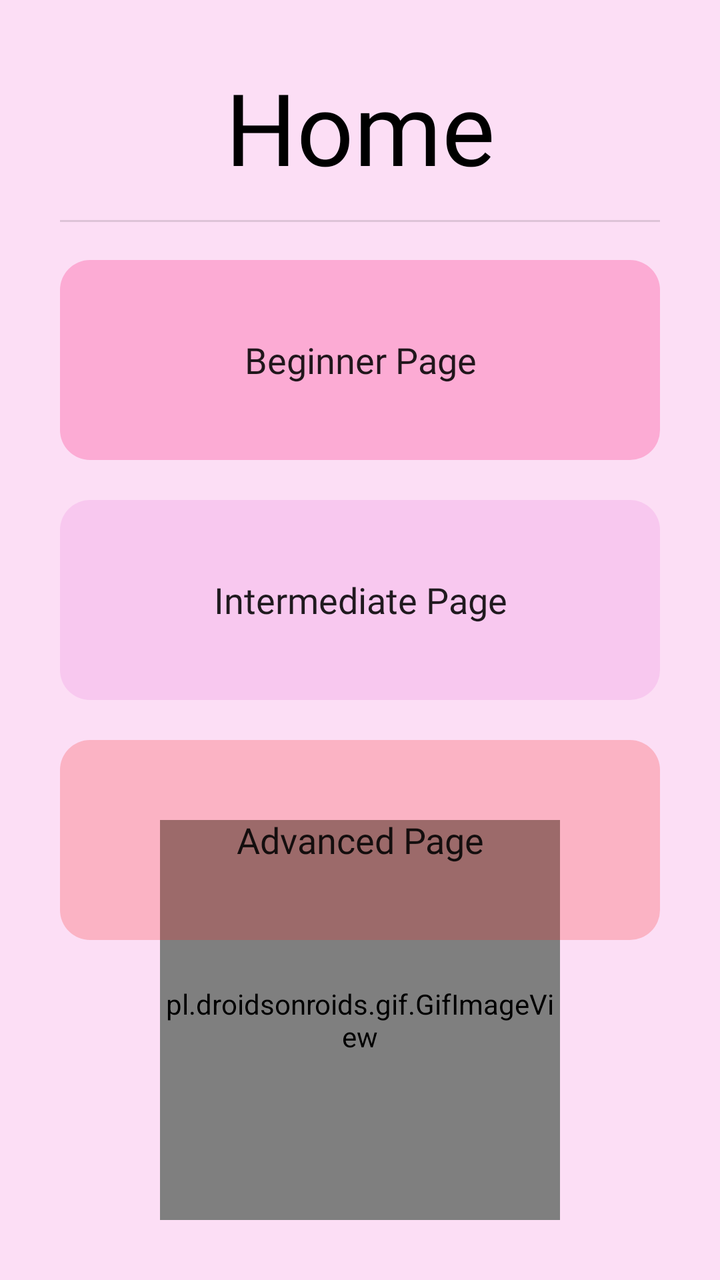
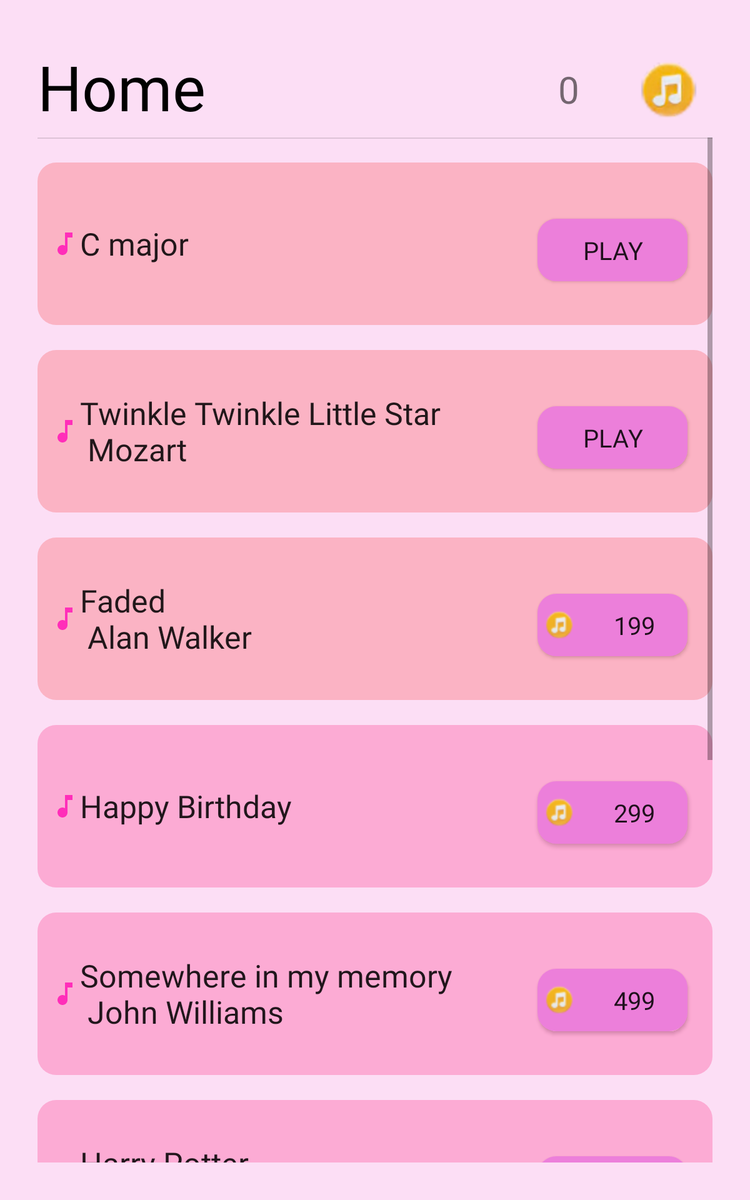

The same Android screen from two of the app's own layout files: first res/layout/ as a phone draws it, then the repository's variant for another configuration, drawn on a device whose configuration selects that folder. Both files follow.
<!-- AndroidManifest.xml: application theme Theme.PianoMaster -->
<!-- res/layout/activity_homepage.xml -->
<?xml version="1.0" encoding="utf-8"?>
<RelativeLayout xmlns:android="http://schemas.android.com/apk/res/android"
    xmlns:app="http://schemas.android.com/apk/res-auto"
    xmlns:tools="http://schemas.android.com/tools"
    android:layout_width="match_parent"
    android:layout_height="match_parent"
    tools:context=".HomePageActivity"
    android:background="@color/pink"
    android:padding="@dimen/layer_padding">

    <TextView
        android:id="@+id/beginner_text"
        android:layout_width="match_parent"
        android:layout_height="70dp"
        android:textColor="@color/black"
        android:text="Home"
        android:textAlignment="center"
        android:fontFamily="@font/poppins_bold"
        android:textSize="50dp"/>

    <View
        android:id="@+id/divider"
        android:layout_width="match_parent"
        android:layout_marginTop="80dp"
        android:layout_height="1dp"
        android:background="?android:attr/listDivider" />

    <Button
        android:id="@+id/beg_page"
        android:onClick="goToBeg"
        android:layout_width="match_parent"
        android:layout_height="100dp"
        android:layout_marginTop="20dp"
        android:layout_alignTop="@id/divider"
        android:background="@drawable/exercise_button_design"
        android:fontFamily="@font/poppins_medium"
        android:padding="10dp"
        android:backgroundTint="@color/hot_pink"
        android:text="Beginner Page"
        android:textAlignment="center"
        android:textAllCaps="false"
        android:textSize="18dp" />


    <Button
        android:id="@+id/int_page"
        android:onClick="goToInt"
        android:layout_width="match_parent"
        android:layout_height="100dp"
        android:layout_marginTop="120dp"
        android:layout_alignTop="@id/beg_page"
        android:background="@drawable/exercise_button_design"
        android:fontFamily="@font/poppins_medium"
        android:backgroundTint="@color/cute_purple"
        android:padding="10dp"
        android:text="Intermediate Page"
        android:textAlignment="center"
        android:textAllCaps="false"
        android:textSize="18dp" />


    <Button
        android:id="@+id/adv_page"
        android:onClick="goToAdv"
        android:layout_width="match_parent"
        android:layout_height="100dp"
        android:layout_marginTop="120dp"
        android:layout_alignTop="@id/int_page"
        android:background="@drawable/exercise_button_design"
        android:fontFamily="@font/poppins_medium"
        android:padding="10dp"
        android:text="Advanced Page"
        android:textAlignment="center"
        android:textAllCaps="false"
        android:textSize="18dp" />

    <pl.droidsonroids.gif.GifImageView
        android:id="@+id/gif"
        android:layout_width="200dp"
        android:layout_height="200dp"
        android:src="@drawable/dancing_notes_cute"
        android:layout_centerHorizontal="true"
        android:layout_alignParentBottom="true"
/>






</RelativeLayout>
<!-- resources referenced by this layout -->
<resources>
  <color name="black">#FF000000</color>
  <color name="cute_purple">#EC7FDA</color>
  <color name="hot_pink">#FF0167</color>
  <color name="pink">#80FFC4F1</color>
  <dimen name="layer_padding">30dp</dimen>
  <!-- drawable dancing_notes_cute: gif bitmap (drawable, 22371 bytes) -->
  <!-- drawable exercise_button_design (drawable) -->
  <?xml version="1.0" encoding="utf-8"?>
  <shape xmlns:android="http://schemas.android.com/apk/res/android">
  
      <gradient android:startColor="@color/reddish_trans" android:endColor="@color/reddish_trans" android:type="linear"/>
      <corners android:radius="15dp"/>
  
  </shape>
  <!-- from res/values-v23/ -->
  <style name="Theme.PianoMaster" parent="Base.Theme.PianoMaster">
      
      <item name="android:navigationBarColor">@android:color/transparent</item>
      <item name="android:statusBarColor">@android:color/transparent</item>
      <item name="android:windowLightStatusBar">?attr/isLightTheme</item>
    </style>
  <color name="reddish_trans">#3CFA2525</color>
  <style name="Base.Theme.PianoMaster" parent="Theme.AppCompat.DayNight.NoActionBar">
          
          <item name="colorPrimary">@color/pink</item>
      </style>
</resources>
<!-- res/layout-large/activity_homepage.xml (the repository's variant of the layout above) -->
<!-- drawn on a 7-inch tablet held upright -->
<?xml version="1.0" encoding="utf-8"?>
<RelativeLayout xmlns:android="http://schemas.android.com/apk/res/android"
    xmlns:app="http://schemas.android.com/apk/res-auto"
    xmlns:tools="http://schemas.android.com/tools"
    android:layout_width="match_parent"
    android:layout_height="match_parent"
    tools:context=".HomePageActivity"
    android:background="@color/pink"
    android:padding="@dimen/layer_padding">

    <TextView
        android:id="@+id/beginner_text"
        android:layout_width="match_parent"
        android:layout_height="70dp"
        android:textColor="@color/black"
        android:text="Home"
        android:layout_marginBottom="5dp"
        android:layout_alignBottom="@id/divider"
        android:textAlignment="textStart"
        android:fontFamily="@font/poppins_bold"
        android:textSize="50dp"/>

    <ImageView
        android:id="@+id/coin"
        android:layout_width="wrap_content"
        android:layout_height="wrap_content"
        android:background="@drawable/coins"
        android:layout_alignBottom="@id/divider"
        android:layout_marginBottom="12dp"
        android:layout_alignParentEnd="true"/>

    <TextView
        android:id="@+id/numcoins"
        android:layout_width="90dp"
        android:layout_height="50dp"
        android:text="0"
        android:textAlignment="center"
        android:layout_alignBottom="@id/divider"
        android:textSize="30dp"
        android:layout_marginTop="5dp"
        android:layout_marginBottom="10dp"
        android:fontFamily="@font/poppins_medium"
        android:layout_alignEnd="@id/coin"
        android:layout_marginRight="70dp"
        />

    <View
        android:id="@+id/divider"
        android:layout_width="match_parent"
        android:layout_marginTop="80dp"
        android:layout_height="1dp"
        android:background="?android:attr/listDivider" />

    <ScrollView
        android:layout_width="match_parent"
        android:layout_height="match_parent"
        android:layout_marginTop="80dp">

        <RelativeLayout
            android:layout_width="match_parent"
            android:layout_height="match_parent">

            <Button
                android:id="@+id/beg_ex1"
                android:layout_width="match_parent"
                android:clickable="false"
                android:layout_height="130dp"
                android:layout_marginTop="20dp"
                android:background="@drawable/exercise_button_design"
                android:drawableStart="@drawable/baseline_music_note_24"
                android:fontFamily="@font/poppins_light"
                android:padding="10dp"
                android:text="C major"
                android:textAlignment="textStart"
                android:textAllCaps="false"
                android:textSize="25dp" />

            <Button
                android:onClick="goToBeg1"
                android:layout_width="120dp"
                android:layout_height="50dp"
                android:textSize="20dp"
                android:background="@drawable/button_design2"
                android:fontFamily="@font/poppins_light"
                android:backgroundTint="@color/cute_purple"
                android:layout_alignEnd="@id/beg_ex1"
                android:layout_alignBottom="@id/beg_ex1"
                android:text="PLAY"
                android:layout_marginBottom="35dp"
                android:layout_marginRight="20dp" />

            <Button
                android:id="@+id/beg_ex2"
                android:clickable="false"
                android:padding="10dp"
                android:layout_width="match_parent"
                android:layout_height="130dp"
                android:text="Twinkle Twinkle Little Star \n Mozart"
                android:drawableStart="@drawable/baseline_music_note_24"
                android:textAlignment="textStart"
                android:textAllCaps="false"
                android:textSize="25dp"
                android:fontFamily="@font/poppins_light"
                android:layout_alignTop="@id/beg_ex1"
                android:layout_marginTop="150dp"
                android:background="@drawable/exercise_button_design"/>

            <Button
                android:onClick="goToBeg2"
                android:layout_width="120dp"
                android:layout_height="50dp"
                android:textSize="20dp"
                android:background="@drawable/button_design2"
                android:fontFamily="@font/poppins_light"
                android:backgroundTint="@color/cute_purple"
                android:layout_alignEnd="@id/beg_ex2"
                android:layout_alignBottom="@id/beg_ex2"
                android:text="PLAY"
                android:layout_marginBottom="35dp"
                android:layout_marginRight="20dp" />

            <Button
                android:id="@+id/beg_ex3"

                android:clickable="false"
                android:layout_width="match_parent"
                android:layout_height="130dp"
                android:layout_alignTop="@id/beg_ex2"
                android:layout_marginTop="150dp"
                android:background="@drawable/exercise_button_design"
                android:drawableStart="@drawable/baseline_music_note_24"
                android:fontFamily="@font/poppins_light"
                android:padding="10dp"
                android:text="Faded \n Alan Walker"
                android:textAlignment="textStart"
                android:textAllCaps="false"
                android:textSize="25dp"  />

            <Button
                android:id="@+id/ex3_coin"
                android:layout_width="120dp"
                android:layout_height="50dp"
                android:textSize="20dp"
                android:background="@drawable/button_design2"
                android:fontFamily="@font/poppins_light"
                android:backgroundTint="@color/cute_purple"
                android:layout_alignEnd="@id/beg_ex3"
                android:layout_alignBottom="@id/beg_ex3"
                android:text="199"
                android:layout_marginBottom="35dp"
                android:layout_marginRight="20dp"
                android:onClick="goToBeg3"
                android:drawableStart="@drawable/coin"/>

            <Button
                android:id="@+id/beg_ex4"
                android:onClick="goToAnExercise4"
                android:clickable="false"
                android:padding="10dp"
                android:layout_width="match_parent"
                android:layout_height="130dp"
                android:text="Happy Birthday"
                android:backgroundTint="@color/hot_pink"
                android:drawableStart="@drawable/baseline_music_note_24"
                android:textAlignment="textStart"
                android:textAllCaps="false"
                android:textSize="25dp"
                android:fontFamily="@font/poppins_light"
                android:layout_alignTop="@id/beg_ex3"
                android:layout_marginTop="150dp"
                android:background="@drawable/exercise_button_design"/>

            <Button
                android:id="@+id/ex4_coin"
                android:onClick="goToBeg4"
                android:layout_width="120dp"
                android:layout_height="50dp"
                android:textSize="20dp"
                android:background="@drawable/button_design2"
                android:fontFamily="@font/poppins_light"
                android:backgroundTint="@color/cute_purple"
                android:layout_alignEnd="@id/beg_ex4"
                android:layout_alignBottom="@id/beg_ex4"
                android:text="299"
                android:layout_marginBottom="35dp"
                android:layout_marginRight="20dp"
                android:drawableStart="@drawable/coin"/>

            <Button
                android:id="@+id/int_ex3"
                android:layout_width="match_parent"
                android:layout_height="130dp"
                android:layout_marginTop="150dp"
                android:clickable="false"
                android:layout_alignTop="@id/int_ex2"
                android:backgroundTint="@color/pretty"
                android:background="@drawable/exercise_button_design"
                android:drawableStart="@drawable/baseline_music_note_24"
                android:fontFamily="@font/poppins_light"
                android:padding="10dp"
                android:text="Despacito \n   Luis Fonsi ft. Daddy Yankee"
                android:textAlignment="textStart"
                android:textAllCaps="false"
                android:textSize="25dp" />

            <Button
                android:id="@+id/int1_coin"
                android:onClick="goToInt1"
                android:layout_width="120dp"
                android:layout_height="50dp"
                android:textSize="20dp"
                android:background="@drawable/button_design2"
                android:fontFamily="@font/poppins_light"
                android:backgroundTint="@color/cute_purple"
                android:layout_alignEnd="@id/int_ex3"
                android:layout_alignBottom="@id/int_ex3"
                android:text="1299"
                android:layout_marginBottom="35dp"
                android:layout_marginRight="20dp"
                android:drawableStart="@drawable/coin"/>


            <Button
                android:id="@+id/int_ex2"
                android:layout_width="match_parent"
                android:backgroundTint="@color/hot_pink"
                android:clickable="false"

                android:layout_height="130dp"
                android:background="@drawable/exercise_button_design"
                android:drawableStart="@drawable/baseline_music_note_24"
                android:fontFamily="@font/poppins_light"
                android:padding="10dp"
                android:layout_alignTop="@id/int_ex1"
                android:layout_marginTop="150dp"
                android:text="Harry Potter \n   John Williams"
                android:textAlignment="textStart"
                android:textAllCaps="false"
                android:textSize="25dp" />

            <Button
                android:id="@+id/hp_coin"
                android:layout_width="120dp"
                android:layout_height="50dp"
                android:textSize="20dp"
                android:onClick="goToInt2"
                android:background="@drawable/button_design2"
                android:fontFamily="@font/poppins_light"
                android:backgroundTint="@color/cute_purple"
                android:layout_alignEnd="@id/int_ex2"
                android:layout_alignBottom="@id/int_ex2"
                android:text="999"
                android:layout_marginBottom="35dp"
                android:layout_marginRight="20dp"
                android:drawableStart="@drawable/coin"/>

            <Button
                android:id="@+id/int_ex1"
                android:layout_width="match_parent"
                android:backgroundTint="@color/hot_pink"
                android:clickable="false"
                android:layout_height="130dp"
                android:background="@drawable/exercise_button_design"
                android:drawableStart="@drawable/baseline_music_note_24"
                android:fontFamily="@font/poppins_light"
                android:padding="10dp"
                android:layout_alignTop="@id/beg_ex4"
                android:layout_marginTop="150dp"
                android:text="Somewhere in my memory \n   John Williams"
                android:textAlignment="textStart"
                android:textAllCaps="false"
                android:textSize="25dp" />

            <Button
                android:id="@+id/int3_coin"
                android:onClick="goToInt3"
                android:layout_width="120dp"
                android:layout_height="50dp"
                android:textSize="20dp"
                android:background="@drawable/button_design2"
                android:fontFamily="@font/poppins_light"
                android:backgroundTint="@color/cute_purple"
                android:layout_alignEnd="@id/int_ex1"
                android:layout_alignBottom="@id/int_ex1"
                android:text="499"
                android:layout_marginBottom="35dp"
                android:layout_marginRight="20dp"
                android:drawableStart="@drawable/coin"/>


            <Button
                android:id="@+id/int_ex4"
                android:layout_width="match_parent"
                android:clickable="false"
                android:layout_height="130dp"
                android:backgroundTint="@color/pretty"
                android:background="@drawable/exercise_button_design"
                android:drawableStart="@drawable/baseline_music_note_24"
                android:fontFamily="@font/poppins_light"
                android:padding="10dp"
                android:layout_alignTop="@id/int_ex3"
                android:layout_marginTop="150dp"
                android:text="Blue Bird \n   Ikimonogakari"
                android:textAlignment="textStart"
                android:textAllCaps="false"
                android:textSize="25dp" />

            <Button
                android:id="@+id/int4_coin"
                android:layout_width="120dp"
                android:layout_height="50dp"
                android:textSize="20dp"
                android:onClick="goToInt4"
                android:background="@drawable/button_design2"
                android:fontFamily="@font/poppins_light"
                android:backgroundTint="@color/cute_purple"
                android:layout_alignEnd="@id/int_ex4"
                android:layout_alignBottom="@id/int_ex4"
                android:text="1599"
                android:layout_marginBottom="35dp"
                android:layout_marginRight="20dp"
                android:drawableStart="@drawable/coin"/>

            <Button
                android:id="@+id/adv_ex1"
                android:layout_width="match_parent"
                android:layout_height="130dp"
                android:clickable="false"
                android:backgroundTint="@color/pretty"
                android:layout_marginTop="150dp"
                android:layout_alignTop="@id/int_ex4"
                android:background="@drawable/exercise_button_design"
                android:drawableStart="@drawable/baseline_music_note_24"
                android:fontFamily="@font/poppins_light"
                android:padding="10dp"
                android:text="Barbie Girl \n   Aqua"
                android:textAlignment="textStart"
                android:textAllCaps="false"
                android:textSize="25dp" />

            <Button
                android:id="@+id/adv1_coin"
                android:onClick="goToAdv1"
                android:layout_width="120dp"
                android:layout_height="50dp"
                android:textSize="20dp"
                android:background="@drawable/button_design2"
                android:fontFamily="@font/poppins_light"
                android:backgroundTint="@color/cute_purple"
                android:layout_alignEnd="@id/adv_ex1"
                android:layout_alignBottom="@id/adv_ex1"
                android:text="2499"
                android:layout_marginBottom="35dp"
                android:layout_marginRight="20dp"
                android:drawableStart="@drawable/coin"/>


        </RelativeLayout>




    </ScrollView>






</RelativeLayout>
<!-- resources referenced by the variant -->
<!-- as a 7-inch tablet held upright resolves them -->
<resources>
  <color name="black">#FF000000</color>
  <color name="cute_purple">#EC7FDA</color>
  <color name="hot_pink">#FF0167</color>
  <color name="pink">#80FFC4F1</color>
  <color name="pretty">#DDBB08CF</color>
  
  
  
      //indicator color
  <dimen name="layer_padding">30dp</dimen>
  <!-- drawable baseline_music_note_24 (drawable) -->
  <vector android:height="24dp" android:tint="#FF2EB9"
      android:viewportHeight="24" android:viewportWidth="24"
      android:width="24dp" xmlns:android="http://schemas.android.com/apk/res/android">
      <path android:fillColor="@android:color/white" android:pathData="M12,3v10.55c-0.59,-0.34 -1.27,-0.55 -2,-0.55 -2.21,0 -4,1.79 -4,4s1.79,4 4,4 4,-1.79 4,-4V7h4V3h-6z"/>
  </vector>
  <!-- drawable button_design2 (drawable) -->
  <?xml version="1.0" encoding="utf-8"?>
  <shape xmlns:android="http://schemas.android.com/apk/res/android">
  
      <gradient android:startColor="@color/reddish" android:endColor="@color/pinky" android:type="linear"/>
      <corners android:radius="15dp"/>
  
  </shape>
  <!-- drawable coin: png bitmap (drawable, 1397 bytes) -->
  <!-- drawable coins: png bitmap (drawable, 5324 bytes) -->
  <!-- drawable exercise_button_design (drawable) -->
  <?xml version="1.0" encoding="utf-8"?>
  <shape xmlns:android="http://schemas.android.com/apk/res/android">
  
      <gradient android:startColor="@color/reddish_trans" android:endColor="@color/reddish_trans" android:type="linear"/>
      <corners android:radius="15dp"/>
  
  </shape>
  <!-- from res/values-v23/ -->
  <style name="Theme.PianoMaster" parent="Base.Theme.PianoMaster">
      
      <item name="android:navigationBarColor">@android:color/transparent</item>
      <item name="android:statusBarColor">@android:color/transparent</item>
      <item name="android:windowLightStatusBar">?attr/isLightTheme</item>
    </style>
  <color name="reddish">#EC7F7F</color>
  <color name="pinky">#FF9EDF</color>
  <color name="reddish_trans">#3CFA2525</color>
  <style name="Base.Theme.PianoMaster" parent="Theme.AppCompat.DayNight.NoActionBar">
          
          <item name="colorPrimary">@color/pink</item>
      </style>
</resources>
